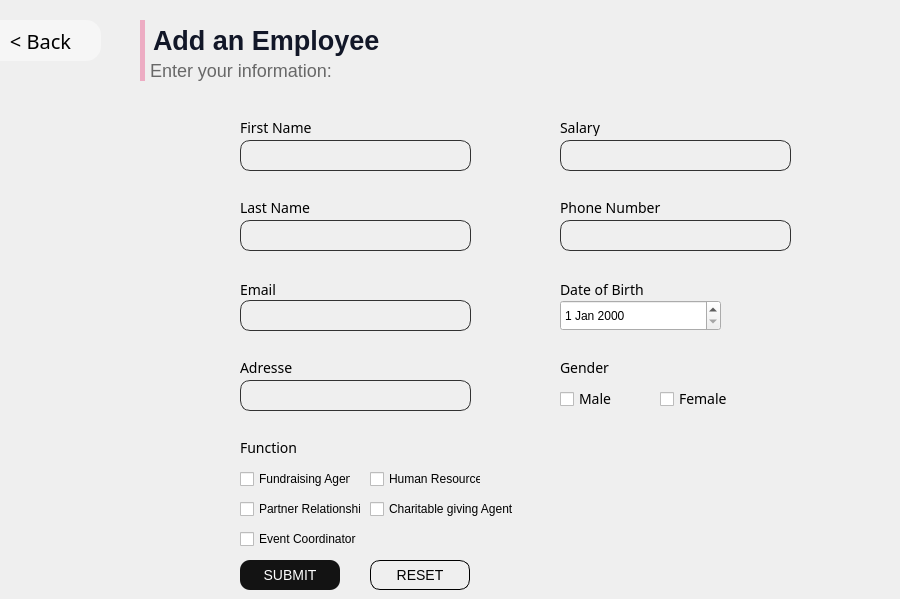
      <widget class="QWidget" name="page">
       <widget class="QPushButton" name="pushButton_8">
        <property name="geometry">
         <rect>
          <x>240</x>
          <y>560</y>
          <width>100</width>
          <height>30</height>
         </rect>
        </property>
        <property name="cursor">
         <cursorShape>PointingHandCursor</cursorShape>
        </property>
        <property name="styleSheet">
         <string notr="true">QPushButton{
border-radius: 10px; 
font-family: 'Poppins';
font-style: normal;
font-weight: 400;
font-size: 14px;
background:rgb(19,19,19);
color:white;
}
QPushButton:hover{
background:rgb(129, 129, 129);
}

</string>
        </property>
        <property name="text">
         <string>SUBMIT</string>
        </property>
       </widget>
       <widget class="QLineEdit" name="lineEdit_Nom">
        <property name="geometry">
         <rect>
          <x>240</x>
          <y>140</y>
          <width>231</width>
          <height>31</height>
         </rect>
        </property>
        <property name="styleSheet">
         <string notr="true">background-color: white; border-radius: 10px; 
background:rgba(0,0,0,0);
border: 1px solid rgb(50,50,50);
padding-left:5px;</string>
        </property>
       </widget>
       <widget class="QLineEdit" name="lineEdit_Prenom">
        <property name="geometry">
         <rect>
          <x>240</x>
          <y>220</y>
          <width>231</width>
          <height>31</height>
         </rect>
        </property>
        <property name="styleSheet">
         <string notr="true">background-color: white; border-radius: 10px; 
background:rgba(0,0,0,0);
border: 1px solid rgb(50,50,50);
padding-left:5px;</string>
        </property>
       </widget>
       <widget class="QLineEdit" name="lineEdit_Email">
        <property name="geometry">
         <rect>
          <x>240</x>
          <y>300</y>
          <width>231</width>
          <height>31</height>
         </rect>
        </property>
        <property name="styleSheet">
         <string notr="true">background-color: white; border-radius: 10px; 
background:rgba(0,0,0,0);
border: 1px solid rgb(50,50,50);
padding-left:5px;</string>
        </property>
       </widget>
       <widget class="QLineEdit" name="lineEdit_Adresse">
        <property name="geometry">
         <rect>
          <x>240</x>
          <y>380</y>
          <width>231</width>
          <height>31</height>
         </rect>
        </property>
        <property name="styleSheet">
         <string notr="true">background-color: white; border-radius: 10px; 
background:rgba(0,0,0,0);
border: 1px solid rgb(50,50,50);
padding-left:5px;</string>
        </property>
       </widget>
       <widget class="QLineEdit" name="lineEdit_Salaire">
        <property name="geometry">
         <rect>
          <x>560</x>
          <y>140</y>
          <width>231</width>
          <height>31</height>
         </rect>
        </property>
        <property name="styleSheet">
         <string notr="true">background-color: white; border-radius: 10px; 
background:rgba(0,0,0,0);
border: 1px solid rgb(50,50,50);
padding-left:5px;</string>
        </property>
       </widget>
       <widget class="QLineEdit" name="lineEdit_Telephone">
        <property name="geometry">
         <rect>
          <x>560</x>
          <y>220</y>
          <width>231</width>
          <height>31</height>
         </rect>
        </property>
        <property name="styleSheet">
         <string notr="true">background-color: white; border-radius: 10px; 
background:rgba(0,0,0,0);
border: 1px solid rgb(50,50,50);
padding-left:5px;</string>
        </property>
       </widget>
       <widget class="QLabel" name="label">
        <property name="geometry">
         <rect>
          <x>240</x>
          <y>120</y>
          <width>91</width>
          <height>16</height>
         </rect>
        </property>
        <property name="styleSheet">
         <string notr="true">font-family:Poppins;
font-weight:400;
font-size:14px;</string>
        </property>
        <property name="text">
         <string>First Name</string>
        </property>
       </widget>
       <widget class="QLabel" name="label_9">
        <property name="geometry">
         <rect>
          <x>240</x>
          <y>200</y>
          <width>91</width>
          <height>16</height>
         </rect>
        </property>
        <property name="styleSheet">
         <string notr="true">font-family:Poppins;
font-weight:400;
font-size:14px;</string>
        </property>
        <property name="text">
         <string>Last Name</string>
        </property>
       </widget>
       <widget class="QLabel" name="label_10">
        <property name="geometry">
         <rect>
          <x>240</x>
          <y>280</y>
          <width>47</width>
          <height>20</height>
         </rect>
        </property>
        <property name="styleSheet">
         <string notr="true">font-family:Poppins;
font-weight:400;
font-size:14px;</string>
        </property>
        <property name="text">
         <string>Email</string>
        </property>
       </widget>
       <widget class="QLabel" name="label_11">
        <property name="geometry">
         <rect>
          <x>240</x>
          <y>360</y>
          <width>71</width>
          <height>16</height>
         </rect>
        </property>
        <property name="styleSheet">
         <string notr="true">font-family:Poppins;
font-weight:400;
font-size:14px;</string>
        </property>
        <property name="text">
         <string>Adresse</string>
        </property>
       </widget>
       <widget class="QLabel" name="label_12">
        <property name="geometry">
         <rect>
          <x>240</x>
          <y>440</y>
          <width>71</width>
          <height>16</height>
         </rect>
        </property>
        <property name="styleSheet">
         <string notr="true">font-family:Poppins;
font-weight:400;
font-size:14px;</string>
        </property>
        <property name="text">
         <string>Function</string>
        </property>
       </widget>
       <widget class="QLabel" name="label_13">
        <property name="geometry">
         <rect>
          <x>560</x>
          <y>120</y>
          <width>61</width>
          <height>16</height>
         </rect>
        </property>
        <property name="styleSheet">
         <string notr="true">font-family:Poppins;
font-weight:400;
font-size:14px;</string>
        </property>
        <property name="text">
         <string>Salary</string>
        </property>
       </widget>
       <widget class="QLabel" name="label_14">
        <property name="geometry">
         <rect>
          <x>560</x>
          <y>200</y>
          <width>131</width>
          <height>16</height>
         </rect>
        </property>
        <property name="styleSheet">
         <string notr="true">font-family:Poppins;
font-weight:400;
font-size:14px;</string>
        </property>
        <property name="text">
         <string>Phone Number</string>
        </property>
       </widget>
       <widget class="QDateEdit" name="dateEdit_date">
        <property name="geometry">
         <rect>
          <x>560</x>
          <y>300</y>
          <width>161</width>
          <height>31</height>
         </rect>
        </property>
        <property name="styleSheet">
         <string notr="true">



QDateEdit {
background-color: rgb(246,246,246);    border: 1px solid #c1c1c1;
    padding: 2px;
    border-radius: 2px;
    font-size: 12px;
    font-family: poppins;
}

QDateEdit::drop-down {
    width: 25px;
}

QDateEdit::down-arrow {
    width: 10px;
    height: 10px;
}*/
</string>
        </property>
       </widget>
       <widget class="QLabel" name="label_15">
        <property name="geometry">
         <rect>
          <x>560</x>
          <y>280</y>
          <width>101</width>
          <height>20</height>
         </rect>
        </property>
        <property name="styleSheet">
         <string notr="true">font-family:Poppins;
font-weight:400;
font-size:14px;</string>
        </property>
        <property name="text">
         <string>Date of Birth</string>
        </property>
       </widget>
       <widget class="QLabel" name="label_16">
        <property name="geometry">
         <rect>
          <x>560</x>
          <y>360</y>
          <width>61</width>
          <height>16</height>
         </rect>
        </property>
        <property name="styleSheet">
         <string notr="true">font-family:Poppins;
font-weight:400;
font-size:14px;</string>
        </property>
        <property name="text">
         <string>Gender</string>
        </property>
       </widget>
       <widget class="QCheckBox" name="checkBox_H">
        <property name="geometry">
         <rect>
          <x>560</x>
          <y>390</y>
          <width>81</width>
          <height>18</height>
         </rect>
        </property>
        <property name="styleSheet">
         <string notr="true">font-family:Poppins;
font-weight:400;
font-size:14px;
</string>
        </property>
        <property name="text">
         <string>Male</string>
        </property>
       </widget>
       <widget class="QCheckBox" name="checkBox_F">
        <property name="geometry">
         <rect>
          <x>660</x>
          <y>390</y>
          <width>81</width>
          <height>18</height>
         </rect>
        </property>
        <property name="styleSheet">
         <string notr="true">font-family:Poppins;
font-weight:400;
font-size:14px;</string>
        </property>
        <property name="text">
         <string>Female</string>
        </property>
       </widget>
       <widget class="QPushButton" name="pushButton_9">
        <property name="geometry">
         <rect>
          <x>370</x>
          <y>560</y>
          <width>100</width>
          <height>30</height>
         </rect>
        </property>
        <property name="cursor">
         <cursorShape>PointingHandCursor</cursorShape>
        </property>
        <property name="styleSheet">
         <string notr="true">QPushButton{
border-radius: 10px; 
font-family: 'Poppins';
font-style: normal;
font-weight: 400;
font-size: 14px;
color:black;
border:1px solid back;
}
QPushButton:hover{
background:rgb(19, 19, 19);
color:white;
}

</string>
        </property>
        <property name="text">
         <string>RESET</string>
        </property>
       </widget>
       <widget class="QPushButton" name="back1_btn_3">
        <property name="geometry">
         <rect>
          <x>-20</x>
          <y>20</y>
          <width>121</width>
          <height>41</height>
         </rect>
        </property>
        <property name="font">
         <font>
          <family>Poppins</family>
          <pointsize>15</pointsize>
          <weight>34</weight>
          <italic>false</italic>
          <bold>false</bold>
         </font>
        </property>
        <property name="cursor">
         <cursorShape>PointingHandCursor</cursorShape>
        </property>
        <property name="styleSheet">
         <string notr="true">QPushButton{
background-color:rgb(246, 246, 246);
border:0;
color:black;
	font: 75 15pt &quot;Poppins&quot;;
font-weight:275;
border-radius:15px;
}</string>
        </property>
        <property name="text">
         <string>&lt; Back</string>
        </property>
       </widget>
       <widget class="QLabel" name="label_22">
        <property name="geometry">
         <rect>
          <x>770</x>
          <y>50</y>
          <width>121</width>
          <height>111</height>
         </rect>
        </property>
        <property name="styleSheet">
         <string notr="true">background-color:rgba(255, 255, 255, 0);</string>
        </property>
        <property name="text">
         <string/>
        </property>
       </widget>
       <widget class="QLabel" name="label_34">
        <property name="geometry">
         <rect>
          <x>140</x>
          <y>20</y>
          <width>371</width>
          <height>41</height>
         </rect>
        </property>
        <property name="styleSheet">
         <string notr="true">font-family: 'Poppins';
font-style: normal;
background:rgba(0,0,0,0);
font-weight: 600;
font-size: 27px;
color: rgb(18,23,40);
border-left: 5px solid rgb(237,172,195);
padding-left: 1px;

</string>
        </property>
        <property name="text">
         <string>Add an Employee</string>
        </property>
       </widget>
       <widget class="QLabel" name="label_35">
        <property name="geometry">
         <rect>
          <x>140</x>
          <y>60</y>
          <width>411</width>
          <height>21</height>
         </rect>
        </property>
        <property name="styleSheet">
         <string notr="true">font-family: 'Poppins';
font-style: normal;
background:rgba(0,0,0,0);
font-weight: 275;
font-size: 18px;
color: rgb(104,104,104);
border-left: 5px solid rgb(237,172,195);
padding-left: 1px;

</string>
        </property>
        <property name="text">
         <string>Enter your information:</string>
        </property>
       </widget>
       <widget class="QLabel" name="error_nom">
        <property name="geometry">
         <rect>
          <x>240</x>
          <y>180</y>
          <width>231</width>
          <height>16</height>
         </rect>
        </property>
        <property name="styleSheet">
         <string notr="true">color:red;</string>
        </property>
        <property name="text">
         <string/>
        </property>
       </widget>
       <widget class="QLabel" name="error_prenom">
        <property name="geometry">
         <rect>
          <x>240</x>
          <y>260</y>
          <width>231</width>
          <height>16</height>
         </rect>
        </property>
        <property name="styleSheet">
         <string notr="true">color:red;</string>
        </property>
        <property name="text">
         <string/>
        </property>
       </widget>
       <widget class="QLabel" name="error_email">
        <property name="geometry">
         <rect>
          <x>240</x>
          <y>340</y>
          <width>231</width>
          <height>16</height>
         </rect>
        </property>
        <property name="styleSheet">
         <string notr="true">color:red;</string>
        </property>
        <property name="text">
         <string/>
        </property>
       </widget>
       <widget class="QLabel" name="error_adresse">
        <property name="geometry">
         <rect>
          <x>240</x>
          <y>420</y>
          <width>231</width>
          <height>16</height>
         </rect>
        </property>
        <property name="styleSheet">
         <string notr="true">color:red;</string>
        </property>
        <property name="text">
         <string/>
        </property>
       </widget>
       <widget class="QLabel" name="error_fonction">
        <property name="geometry">
         <rect>
          <x>370</x>
          <y>530</y>
          <width>231</width>
          <height>16</height>
         </rect>
        </property>
        <property name="styleSheet">
         <string notr="true">color:red;</string>
        </property>
        <property name="text">
         <string/>
        </property>
       </widget>
       <widget class="QLabel" name="error_salaire">
        <property name="geometry">
         <rect>
          <x>560</x>
          <y>180</y>
          <width>231</width>
          <height>16</height>
         </rect>
        </property>
        <property name="styleSheet">
         <string notr="true">color:red;</string>
        </property>
        <property name="text">
         <string/>
        </property>
       </widget>
       <widget class="QLabel" name="error_telephone">
        <property name="geometry">
         <rect>
          <x>560</x>
          <y>260</y>
          <width>231</width>
          <height>16</height>
         </rect>
        </property>
        <property name="styleSheet">
         <string notr="true">color:red;</string>
        </property>
        <property name="text">
         <string/>
        </property>
       </widget>
       <widget class="QLabel" name="error_sexe">
        <property name="geometry">
         <rect>
          <x>560</x>
          <y>420</y>
          <width>231</width>
          <height>16</height>
         </rect>
        </property>
        <property name="styleSheet">
         <string notr="true">color:red;</string>
        </property>
        <property name="text">
         <string/>
        </property>
       </widget>
       <widget class="QLabel" name="error_date">
        <property name="geometry">
         <rect>
          <x>560</x>
          <y>340</y>
          <width>231</width>
          <height>16</height>
         </rect>
        </property>
        <property name="styleSheet">
         <string notr="true">color:red;</string>
        </property>
        <property name="text">
         <string/>
        </property>
       </widget>
       <widget class="QCheckBox" name="checkBox_fund">
        <property name="geometry">
         <rect>
          <x>240</x>
          <y>470</y>
          <width>111</width>
          <height>18</height>
         </rect>
        </property>
        <property name="text">
         <string>Fundraising Agent</string>
        </property>
       </widget>
       <widget class="QCheckBox" name="checkBox_human">
        <property name="geometry">
         <rect>
          <x>370</x>
          <y>470</y>
          <width>111</width>
          <height>18</height>
         </rect>
        </property>
        <property name="text">
         <string>Human Resources</string>
        </property>
       </widget>
       <widget class="QCheckBox" name="checkBox_charity">
        <property name="geometry">
         <rect>
          <x>370</x>
          <y>500</y>
          <width>151</width>
          <height>18</height>
         </rect>
        </property>
        <property name="text">
         <string>Charitable giving Agent</string>
        </property>
       </widget>
       <widget class="QCheckBox" name="checkBox_part">
        <property name="geometry">
         <rect>
          <x>240</x>
          <y>500</y>
          <width>121</width>
          <height>18</height>
         </rect>
        </property>
        <property name="text">
         <string>Partner Relationship</string>
        </property>
       </widget>
       <widget class="QCheckBox" name="checkBox_event">
        <property name="geometry">
         <rect>
          <x>240</x>
          <y>530</y>
          <width>121</width>
          <height>18</height>
         </rect>
        </property>
        <property name="text">
         <string>Event Coordinator</string>
        </property>
       </widget>
      </widget>
